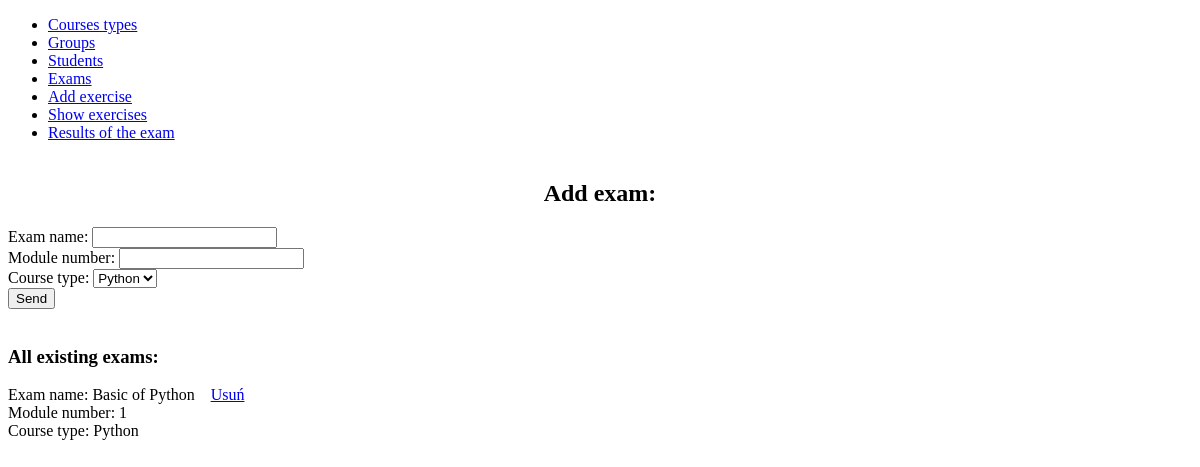
Page /exams on the earlier database version.
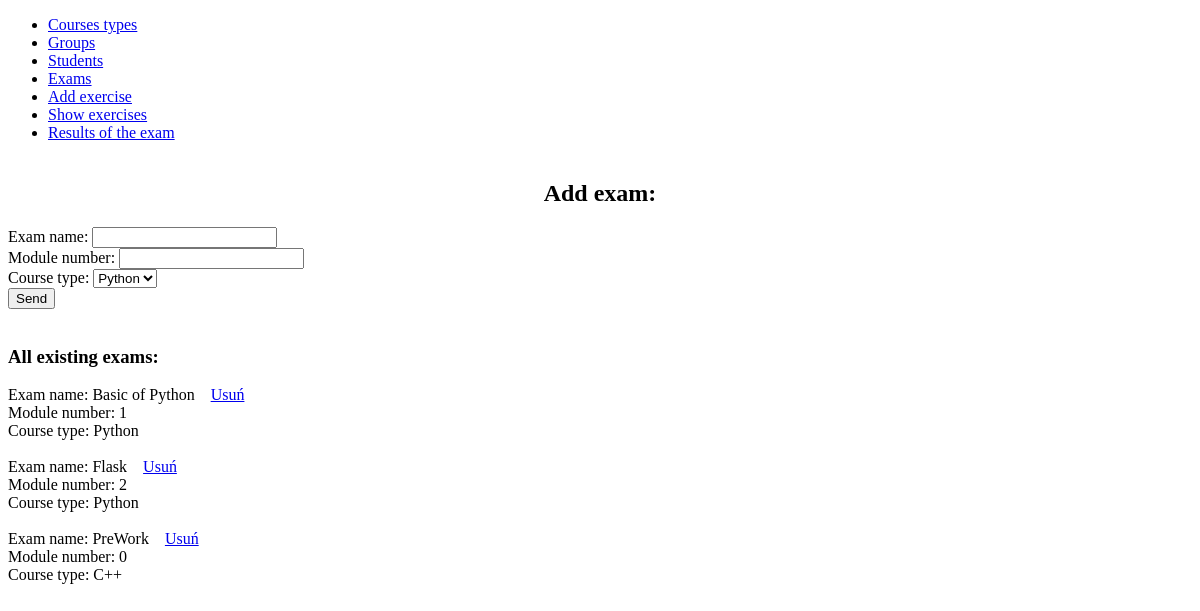
Same page on the later database version.
### exams/models.py (models this page shows, shortened)
class Exam(models.Model):
    course_type = models.ForeignKey(
        CourseType,
        verbose_name='Course type',
        on_delete=models.SET_NULL,
        null=True
    )
    name = models.CharField(
        verbose_name='Name',
        max_length=100
    )
    module_num = models.PositiveSmallIntegerField(
        verbose_name="Number of module"
    )
    class Meta:
        verbose_name = 'Exam'
        verbose_name_plural = 'Exams'

### teams/models.py (models this page shows)
class CourseType(models.Model):
    name = models.CharField(
        verbose_name="Name",
        max_length=30)
    def __str__(self):
        return self.name
    class Meta:
        verbose_name = "Course type"
        verbose_name_plural = "Courses type"

### exams/views.py (the view, shortened to what this page needs)
# urls.py: path('exams', CreateExam.as_view(), name='list-exams'),
class CreateExam(View):
    template_name = 'exam.html'
    def get(self, request):
        exams = Exam.objects.all()
        courses = CourseType.objects.all()
        return render(request, self.template_name, {'exams': exams, 'courses': courses})

### exams/templates/exam.html (shortened to what this page needs)
<!DOCTYPE html>
<html lang="en">
<head>
</head>
<body>
    {% extends 'base.html' %}
    {% block content %}
    <form method="POST">
        <h2><center>Add exam:</center></h2>
        <label>Exam name:</label>
        <input type="text" name="name" /><br>
        <label>Module number:</label>
        <input type="number" name="number" /><br>
        <label>Course type:</label>
        <select name="type">
            {% for course in courses %}
            <option value='{{ course.id }}'>{{ course.name }}</option>
            {% endfor %}
        </select><br>
        <input type="submit" value="Send" />
    </form><br>
    <h3>All existing exams:</h3>
    {% for exam in exams %}
    Exam name: {{ exam.name }}&nbsp;&nbsp;&nbsp;&nbsp;<a href="{% url 'delete-exam' exam.id %}">Usuń</a><br>
    Module number: {{ exam.module_num }}<br>
    Course type: {{ exam.course_type }}<br><br>
    {% endfor %}
    {% endblock %}

Differences in the rows shown:
added Exam: name "Flask", module_num "2", course_type "Python"
added Exam: name "PreWork", module_num "0", course_type "C++"
